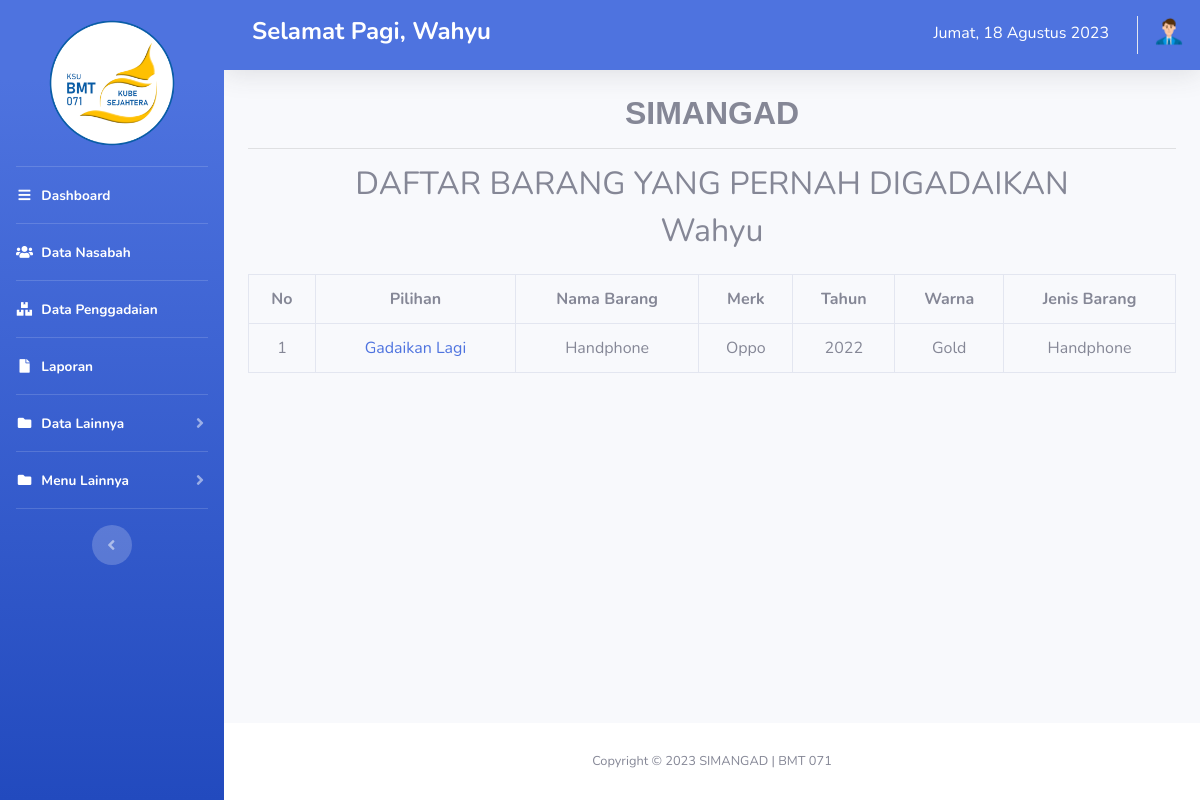
/index.php?barang=6202052907000001 (signed in), run on the app's committed database.
### tables this page shows
CREATE TABLE `barang` (
  `id_barang` int(11) NOT NULL,
  `id_jenis` int(11) NOT NULL,
  `nik` varchar(16) NOT NULL,
  `nama_barang` varchar(30) NOT NULL,
  `merk` varchar(20) NOT NULL,
  `tahun` varchar(5) NOT NULL,
  `warna` varchar(29) NOT NULL
);

CREATE TABLE `nasabah` (
  `nik` varchar(16) NOT NULL,
  `nama_nasabah` varchar(30) NOT NULL,
  `alamat_nasabah` varchar(30) NOT NULL,
  `tgl_lahir` date NOT NULL,
  `jk` char(9) NOT NULL,
  `pekerjaan` varchar(20) NOT NULL,
  `no_hp` varchar(13) NOT NULL,
  `nama_keluarga` varchar(30) NOT NULL,
  `alamat_keluarga` varchar(30) NOT NULL,
  `no_hp_keluarga` varchar(13) NOT NULL,
  `tgl_register` date NOT NULL,
  `ktp` varchar(50) NOT NULL
);

CREATE TABLE `jenis_barang` (
  `id_jenis` int(11) NOT NULL,
  `jenis_barang` varchar(10) NOT NULL,
  `persen_taksiran` int(11) NOT NULL
);

### barang_list.php (the view, shortened to what this page needs)
<body>
	<h2 align="center">DAFTAR BARANG YANG PERNAH DIGADAIKAN</h2>
	<?php
	$nik = $_GET['barang'];
	$result = $dbConn->prepare("SELECT b.*, j.jenis_barang, n.nama_nasabah
                           FROM barang b
                           INNER JOIN jenis_barang j ON b.id_jenis = j.id_jenis
                           INNER JOIN nasabah n ON n.nik = :nik
                           WHERE b.nik = :nik");
	$result->execute(array(':nik' => $nik));
	$row = $result->fetch(PDO::FETCH_ASSOC);
	if ($row) {
		echo '<h2 align="center">' . $row['nama_nasabah'] . '</h2>';
	}
	?>
	<div style="overflow-x:auto;">
		<table align="center" border="1" class="table table-bordered mt-3" style="border-collapse:collapse">
			<tr align="center">
				<th>No</th>
				<th>Pilihan</th>
				<th>Nama Barang</th>
				<th>Merk</th>
				<th>Tahun</th>
				<th>Warna</th>
				<th>Jenis Barang</th>
			</tr>
			<?php
			$no = 1;
			while ($row) {
			?>
				<tr align="center">
					<td><?php echo $no; ?></td>
					<td align="center" width="200px">
						<a href="index.php?kalku=<?php echo $row['id_barang'] ?>">
							Gadaikan Lagi
						</a>
					</td>
					<td><?php echo $row['nama_barang']; ?></td>
					<td align="center"><?php echo $row['merk']; ?></td>
					<td align="center"><?php echo $row['tahun']; ?></td>
					<td><?php echo $row['warna']; ?></td>
					<td><?php echo $row['jenis_barang']; ?></td>
				</tr>
			<?php
				$no++;
				$row = $result->fetch(PDO::FETCH_ASSOC);
			}
			?>
		</table>
	</div>
</body>

### data on the page
barang: nasabah.nama_nasabah "Wahyu", nama_barang "Handphone", merk "Oppo", tahun "2022", warna "Gold", id_jenis.jenis_barang "Handphone"

### other printed values
$_SESSION['admin']['nama_admin'] "Wahyu"
